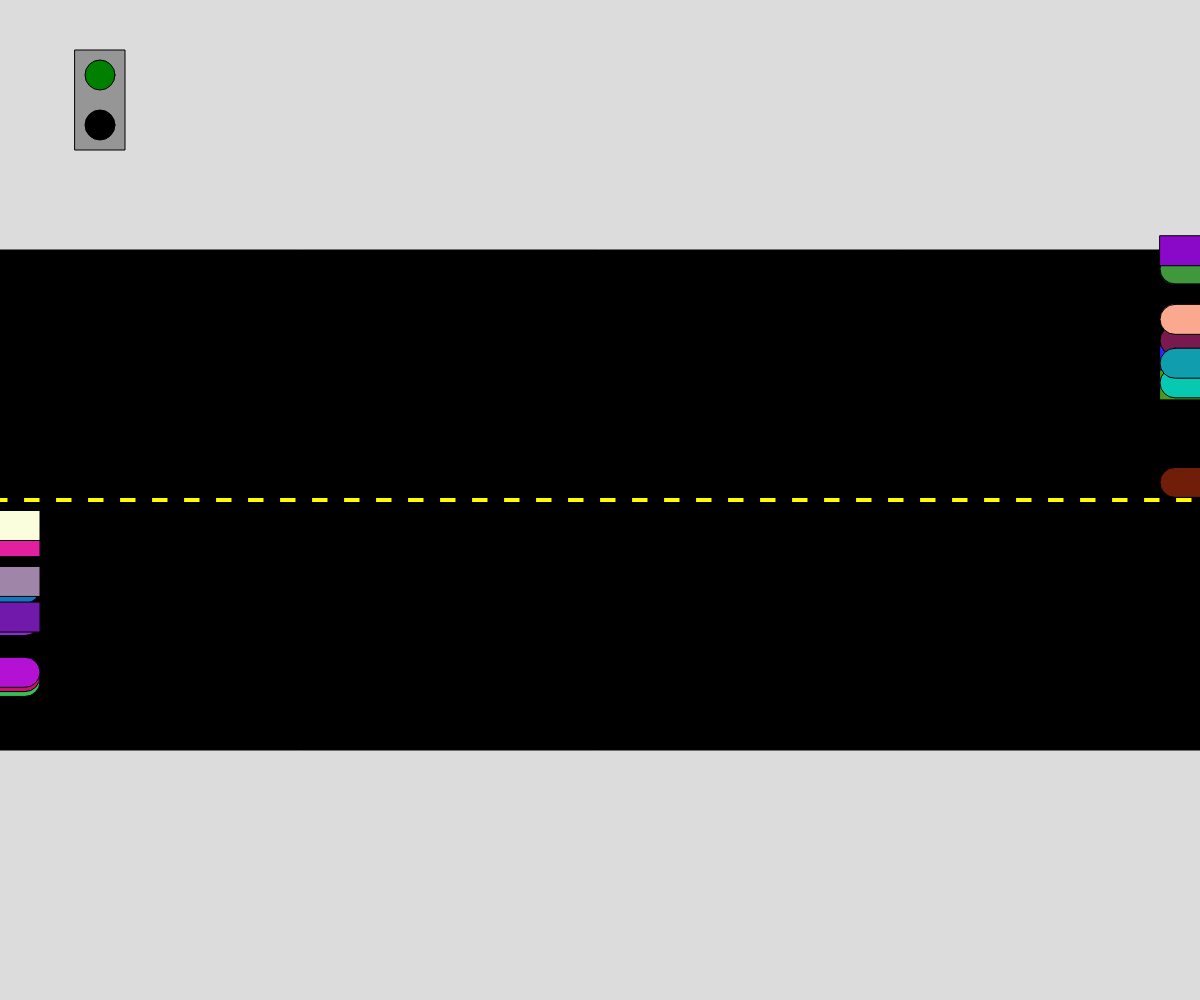
Frame 1 (no input)
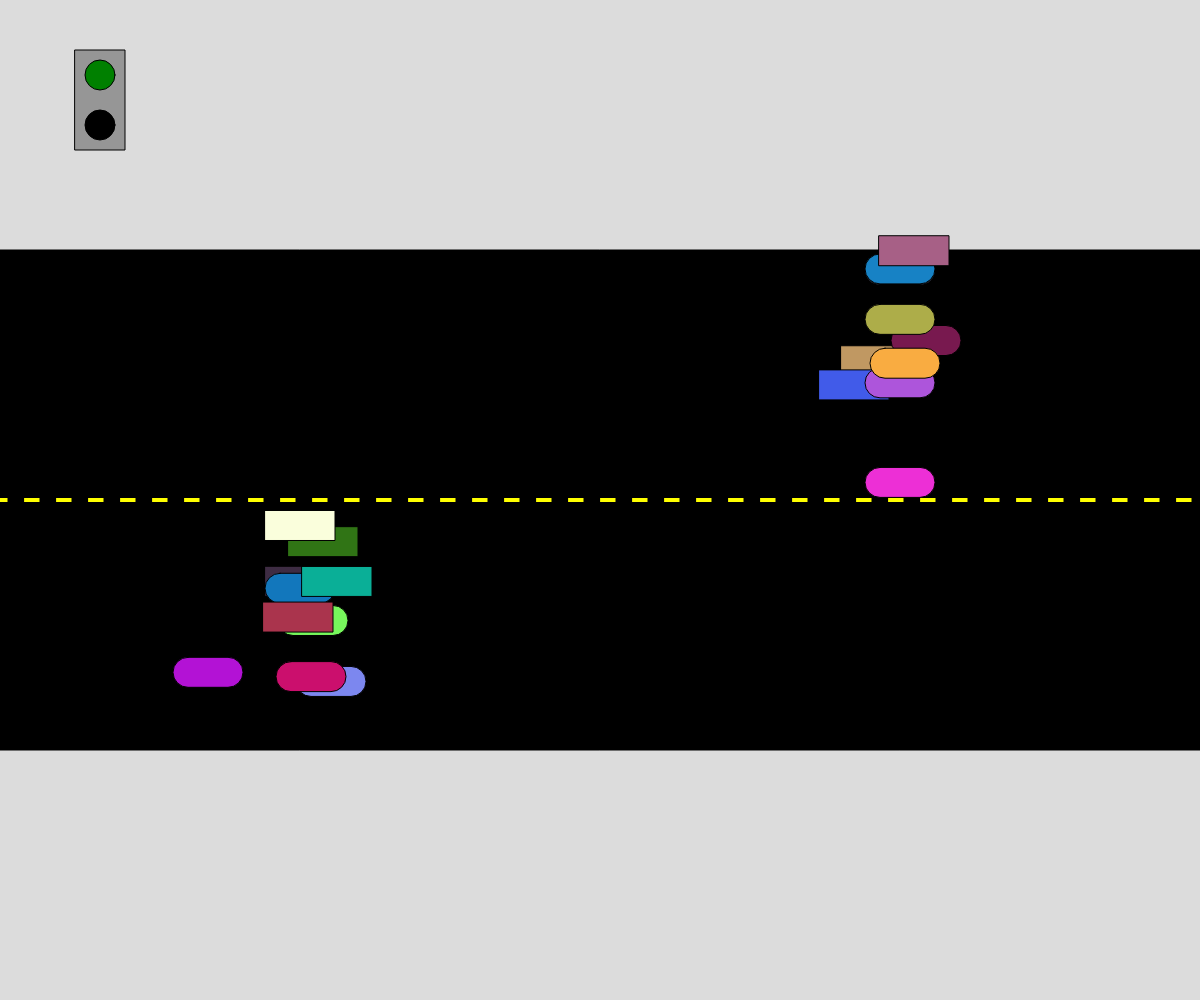
Frame 60 (no input)
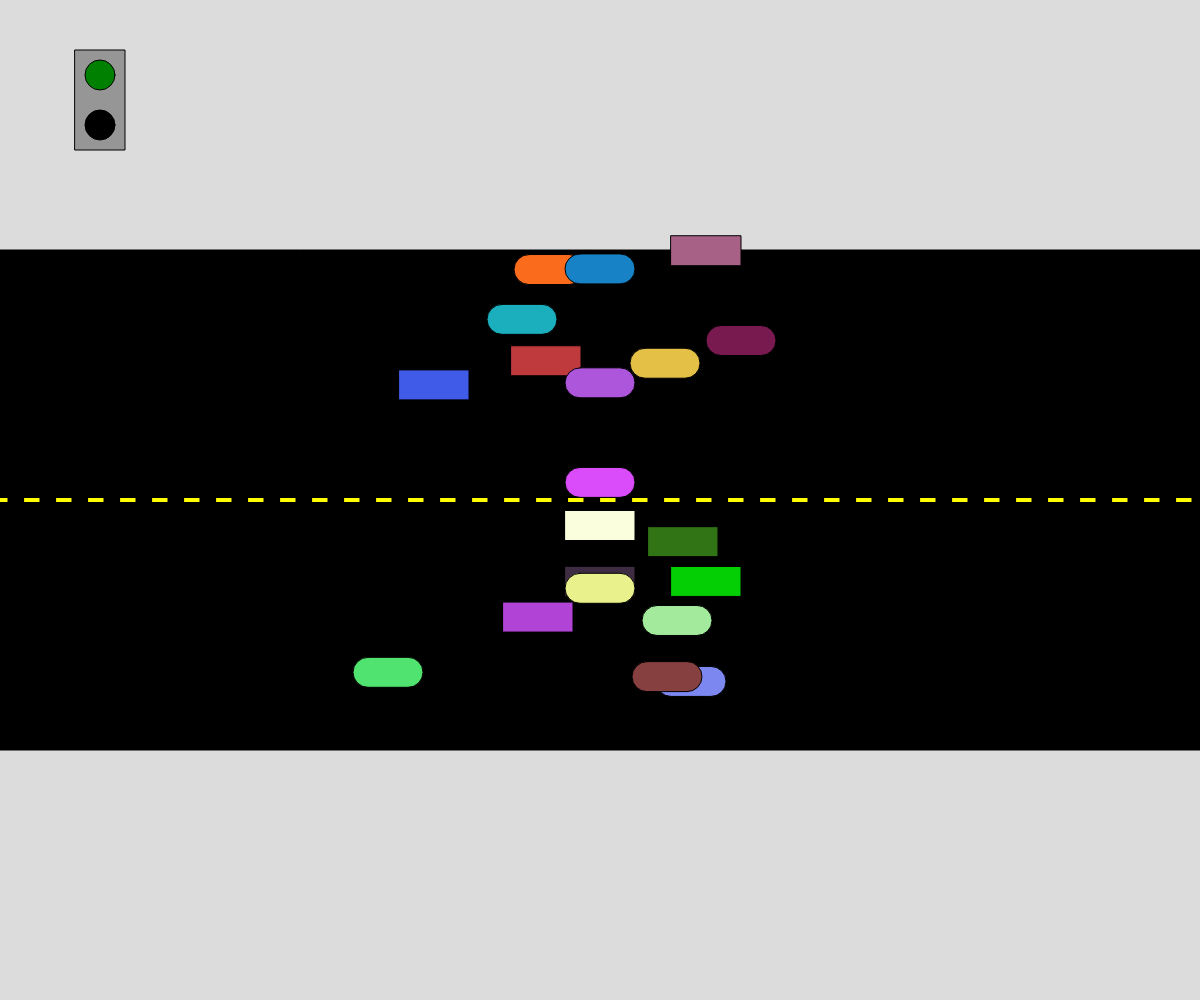
Frame 120 (the mouse pressed at the canvas centre since frame 60)

The p5.js sketch that drew these frames (run headless with seeded random() and noise() and a simulated clock; from frame 60 on, the mouse is pressed at the canvas centre):

// p5.js sketch
// ── sketch.js
// cars cars cars
// Mason L.
// Oct 17, 2023
//

let car;
let eastbound = [];
let westbound = [];
let traffic;

function setup() {
  createCanvas(windowWidth, windowHeight);
  // creates the initial vehicles 
  for(let i = 0; i < 20; i++){
    eastbound.push(new Vehicle(0, random(height/2+height/(100), height/2+height/4), 1));
    i++;
  }
  for(let i = 0; i< 20; i++){
    westbound.push(new Vehicle(0, random(height/2-height/(100), height/4)));
    i++;
  } // makes the one traffic light
  traffic = new TrafficLight(50, 50);
 
}

function draw() {
  background(220);
  drawRoad();
  for(let num in eastbound){ // calls all the functions in the vehicle class for each vehicle
    eastbound[num].action();
  }
  for(let num in westbound){
    westbound[num].action();
  }
  traffic.doEverything(); // calls all the function is the trafficlight class for the traffic light
  
}

function drawRoad(){
  rectMode(CENTER);
  fill(0);
  rect(windowWidth/2, windowHeight/2, windowWidth, windowHeight*0.5);
  let x = 0;
  fill(color(255, 255, 0));
  while(x < width){
    rect(x, height/2, 16, height*0.005);
    x += 32;
  }
}

function mouseClicked(){ // add a vehicle to array when shift + click or click
  if (keyIsDown(SHIFT)){
    westbound.push(new Vehicle(0, random(height/2-height/100, height/4)))}
  else {
    eastbound.push(new Vehicle(0, random(height/2+height/100, height/2+height/4), 1));
  }
}


class Vehicle{
  constructor(x,y,dir){
    this.x = x;
    this.y = y;
    this.dir = dir;
    this.c = color(random(0,255), random(0,255), random(0,255));
    this.type = Math.floor(random(0,2));
    this.xSpeed = 5;
    

  }

  action(){
    this.move();
    this.speedUp();
    this.speedDown();
    this.changeColor();
    this.display();
    if (traffic.color2 === "red") { // this will stop the cars when traffic light is red
      this.xSpeed = 0;
    }
  }
    
  

  display(){
    if(this.type === 1){ // two different types of vehicles
      fill(this.c);
      rectMode(CENTER);
      rect(this.x, this.y, 70, 30, 50, 50, 50, 50);
    }
    else{
      fill(this.c);
      rectMode(CENTER);
      rect(this.x, this.y, 70, 30);
    }
  }
  
  move(){
    if(this.dir === 1){
      this.x += this.xSpeed;
      if(this.x > width) this.x -= width;
    }
    else{
      this.x -= this.xSpeed;
      if(this.x < 0) this.x += width;
    }
  }

  speedUp(){
    let i = Math.floor(random(0,100)); // 1% chance to speed up
    if(i === 1){
      if(this.xSpeed>=15){
        this.xSpeed = 15;
      }
      else{
        this.xSpeed += 1;
      }
    }  
  }
  speedDown(){ // 1% chance to speed down
    let i = Math.floor(random(0,100));
    if(i === 1){
      if(this.xSpeed<=0){
        this.xSpeed = 0;
      }
      else{
        this.xSpeed -= 1;
      }
    }
  }
  changeColor(){ // 1% chance to change to random color
    let i = Math.floor(random(0,100));
    if(i === 1){
      this.c = color(random(0,255), random(0,255), random(0,255));
    }
  }
}

class TrafficLight{
  constructor(x,y){
    this.x = x;
    this.y = y;
    this.color1 = "green";
    this.color2 = "black";
    this.starttheframes = false;
    this.onehundredtwentyframes = 120;
  }

  doEverything(){
    this.display();
    this.changeTrafficColor();
  }

  display(){ // make the traffic light display
    fill(150);
    rect(100,100,50,100);
    fill(this.color1);
    ellipse(100,75,30);
    fill(this.color2);
    ellipse(100,125,30);
  }

  changeTrafficColor(){ // changes the light colors when spacebar is pressed and
    if(keyIsPressed){  // starts a countdown from 120 frames until the colors go back to green
      if(key===" "){
        
        this.color1 = "black";
        this.color2 = "red";
        this.starttheframes = true;
        
      }
    }
    if(this.starttheframes===true){
      if(this.onehundredtwentyframes > 0){
        this.onehundredtwentyframes--;
        
      }
      else{
        this.color1 = "green";
        this.color2 = "black";
        this.starttheframes = false;
        this.onehundredtwentyframes = 120;
      }
    }
  }
  
}
